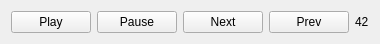
<?xml version="1.0" encoding="UTF-8"?>
<ui version="4.0">
 <class>VideoControlsViewer</class>
 <widget class="QWidget" name="VideoControlsViewer">
  <property name="geometry">
   <rect>
    <x>0</x>
    <y>0</y>
    <width>368</width>
    <height>34</height>
   </rect>
  </property>
  <property name="windowTitle">
   <string>Form</string>
  </property>
  <layout class="QHBoxLayout" name="horizontalLayout">
   <item>
    <widget class="QPushButton" name="pushButton">
     <property name="text">
      <string>Play</string>
     </property>
    </widget>
   </item>
   <item>
    <widget class="QPushButton" name="pushButton_2">
     <property name="text">
      <string>Pause</string>
     </property>
    </widget>
   </item>
   <item>
    <widget class="QPushButton" name="pushButton_3">
     <property name="text">
      <string>Next</string>
     </property>
    </widget>
   </item>
   <item>
    <widget class="QPushButton" name="pushButton_4">
     <property name="text">
      <string>Prev</string>
     </property>
    </widget>
   </item>
   <item>
    <widget class="QLabel" name="label">
     <property name="text">
      <string>42</string>
     </property>
    </widget>
   </item>
  </layout>
 </widget>
 <resources/>
 <connections/>
</ui>
